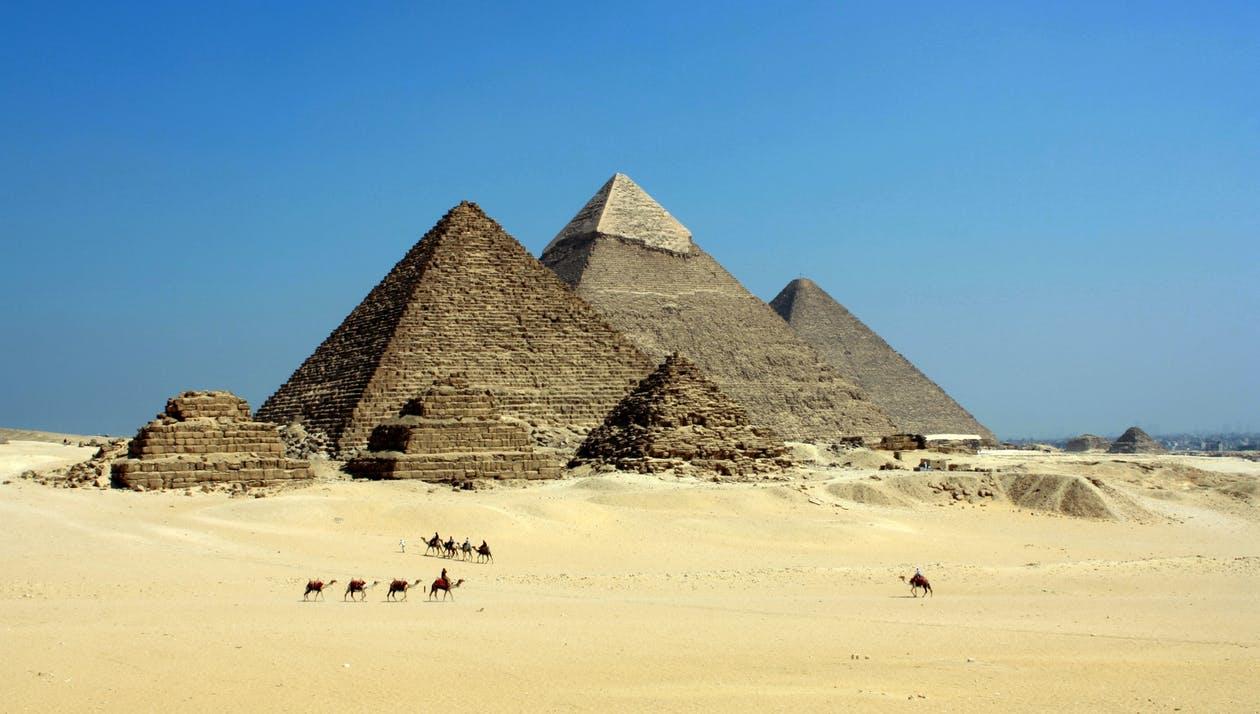
#> input picture sample.png, 1260 x 714 px
$ python main.py
#> lines starting #> are read from the running program, lines starting #| are printed output that depends on the picture; after the words box and inside, x2 and y2 are one past the last pixel; in counts of white or black regions, pixels touching at a corner belong together
### supor.py
import secrets
import numpy as np

# =============================================================================
# Step 1: S-Box Construction (Möbius Transformation over GF(2^8))
# Paper Section 3.1.1, Table 2
# f(x) = (45x + 25) / (8x + 4) over GF(2^8), P(n) = x^8+x^6+x^5+x^4+1
# The exact 256-entry lookup table is taken directly from Table 2 of the paper.
# Note: The paper's symbolic formula produces a collision at output value 183
# (missing 147), so the authoritative source is the published table itself.
# =============================================================================
def build_sbox():
    """Return the S-box defined in Table 2 of the SuPOR paper (Möbius / GF(2^8))."""
    sbox_table = [
        #  0    1    2    3    4    5    6    7    8    9   10   11   12   13   14   15
        90, 212, 174, 70,  15,  39, 209,  87,   0, 127,  66, 173,  46, 231, 255, 189,
        # 16   17   18   19   20   21   22   23   24   25   26   27   28   29   30   31
       137, 115, 124, 183, 236, 248, 191, 198, 175, 226,  24, 155,  86, 223, 150, 220,
        # 32   33   34   35   36   37   38   39   40   41   42   43   44   45   46   47
       121, 216,  77, 144,  47, 208, 120, 172,  93, 135, 188,  35,  68,  82, 103, 234,
        # 48   49   50   51   52   53   54   55   56   57   58   59   60   61   62   63
       163,  74,  28,  49, 143, 184, 119,  25, 160, 247,  17,  88, 204, 105, 101, 186,
        # 64   65   66   67   68   69   70   71   72   73   74   75   76   77   78   79
        91, 116,  22, 193,  80, 166, 197, 246, 187, 130,  96,  97,   5, 149,  21, 237,
        # 80   81   82   83   84   85   86   87   88   89   90   91   92   93   94   95
       113, 131,  11,  13,  34, 219,  69,  57,  58, 239, 123, 207,  29,  72, 138, 106,
        # 96   97   98   99  100  101  102  103  104  105  106  107  108  109  110  111
       200,  26, 170, 118, 146, 228,   9, 217, 134,  33, 148, 202, 240,  40, 125,   7,
        #112  113  114  115  116  117  118  119  120  121  122  123  124  125  126  127
       107,  43,  84,  16, 179, 222,   3, 182, 177,   6, 159, 111,  44,  55, 249,  89,
        #128  129  130  131  132  133  134  135  136  137  138  139  140  141  142  143
       213,  73, 136, 181,  51,  41,  32,  12,  27, 141, 224,  19, 199, 110, 142, 151,
        #144  145  146  147  148  149  150  151  152  153  154  155  156  157  158  159
        99,  20, 251,  30,  61, 133,  36,   1,  95, 158,  83, 227,  56,  92, 168, 129,
        #160  161  162  163  164  165  166  167  168  169  170  171  172  173  174  175
       242, 117,  59, 169,  31, 165, 162, 132, 122,  98, 180, 229,   2,  67, 190, 140,
        #176  177  178  179  180  181  182  183  184  185  186  187  188  189  190  191
        48, 221, 192, 201,  81, 178, 250, 241, 147,  79, 253,   8, 164,  53, 102,  65,
        #192  193  194  195  196  197  198  199  200  201  202  203  204  205  206  207
       195,   4, 206, 238, 114, 232, 100,  63, 176,  50, 254, 161,  38, 210, 128,  78,
        #208  209  210  211  212  213  214  215  216  217  218  219  220  221  222  223
       185, 157,  85,  62,  37, 225, 145, 214, 215, 139, 156,  71,  18, 108, 211, 194,
        #224  225  226  227  228  229  230  231  232  233  234  235  236  237  238  239
       196,  64, 152,  75, 112, 233, 218,  23, 235, 244, 104, 153, 167,  60, 109, 203,
        #240  241  242  243  244  245  246  247  248  249  250  251  252  253  254  255
       126, 205,  76,  10,  54,  94, 154,  52, 245, 230,  45,  14, 243, 252, 171,  42,
    ]
    return np.array(sbox_table, dtype=np.uint8)

def build_inverse_sbox(sbox):
    """Derive the inverse S-box for decryption (reverse lookup)."""
    inv = np.zeros(256, dtype=np.uint8)
    for i in range(256):
        inv[sbox[i]] = i
    return inv

# Pre-compute at module load
SBOX     = build_sbox()
INV_SBOX = build_inverse_sbox(SBOX)

def substitute_pixels(frame, sbox):
    """
    Step 1 – Pixel Substitution.
    Replaces every pixel value using the S-Box lookup table.
    Paper Pseudocode (Alg. 1): frame_pixels[i] ← pixel[frame_pixels[i]]
    Works on any shaped uint8 numpy array.
    """
    return sbox[frame]


# =============================================================================
# Step 2: Pixel Permutation
# Paper Section 3.2, Eq. (10)
# "The order and pattern of the substituted pixels were scattered without
#  repetition." — P_r(n, q) with n=q=len(pixels), i.e. a full permutation.
# Pseudocode: ind ← permutation(len(pix)); shuffle ← pix[ind].astype(uint8)
# The key is used as the PRNG seed so the same permutation is reproducible
# during decryption (simplest interpretation consistent with the one-time-key
# design of the paper).
# =============================================================================
def permute_pixels(flat_pixels, key):
    """
    Step 2 – Pixel Permutation.
    Scatter all pixels without repetition using a full P_r(n,n) permutation
    seeded by the encryption key.
    """
    rng = np.random.default_rng(key % (2**32))   # SeedSequence expects ≤ 128-bit
    ind = rng.permutation(len(flat_pixels))
    return flat_pixels[ind].astype(np.uint8)

def inverse_permute_pixels(shuffled, key):
    """
    Step 2 – Inverse Permutation for decryption.
    Reconstructs the original order by un-applying the same index permutation.
    """
    rng = np.random.default_rng(key % (2**32))
    ind = rng.permutation(len(shuffled))
    unshuffled = np.zeros_like(shuffled)
    # Place values back at original positions
    unshuffled[ind] = shuffled
    return unshuffled


# =============================================================================
# Step 3: Key Generation & Pixel XOR
# Paper Section 3.3, Eq. (11), (13)
# Key: k1 ⊕ k2 where k1, k2 are independent 64-bit CSPRNG values (secrets module).
# XOR: each pixel value p is XORed with key → pXOR = f_per ⊕ key
# Pseudocode: shuffle[index] ← values ⊕ key  (for each pixel vs. same key)
# The key is a 64-bit integer; pixel values are 8-bit. The paper applies the
# same 64-bit key integer to each pixel, which reduces to (key & 0xFF) per
# pixel because XOR is bit-level. Equivalently, cycling the 8 key-bytes across
# the array is identical. We use cyclic byte expansion (matches byte-array intent).
# =============================================================================
def generate_key():
    """
    Step 3 – CSPRNG Key Generation.
    Eq. (11): key = secrets.randbits(64) ⊕ secrets.randbits(64)
    Returns a single 64-bit integer.
    """
    k1 = secrets.randbits(64)
    k2 = secrets.randbits(64)
    return k1 ^ k2

def xor_pixels(flat_pixels, key):
    """
    Step 3 – Pixel XOR.
    Eq. (13): pXOR = f_per ⊕ key; result converted to byte array.
    The 64-bit key is split into 8 bytes and repeated cyclically to cover
    the full array. This is the simplest interpretation for visual data where
    each uint8 pixel is XORed with the corresponding key byte.
    XOR is its own inverse: calling this again with the same key undoes it.
    """
    key_bytes      = key.to_bytes(8, byteorder='big')
    key_tile       = np.resize(np.frombuffer(key_bytes, dtype=np.uint8), len(flat_pixels))
    return np.bitwise_xor(flat_pixels, key_tile)


# =============================================================================
# Step 4: Pixel Right Circular-Shift
# Paper Section 3.4, Eq. (14)
# Formula: f_cir → (n >> d) | (n << (bl - d))
# where n = byte value, d = 9, bl = byte-length = 8 bits.
# This is a BITWISE rotation of each individual byte value by d mod 8 = 1 bit.
# (Shifting 9 bits within an 8-bit byte wraps: effective shift = 9 mod 8 = 1.)
# The paper's bl=255 (length of byte array) appears as a typo/formatting issue;
# the formula structure (n>>d)|(n<<(...-d)) is the standard bitwise rotation.
# =============================================================================
def _ror8(value, d):
    """Right-rotate an 8-bit integer value by d bits."""
    d = d % 8
    return ((value >> d) | (value << (8 - d))) & 0xFF

def _rol8(value, d):
    """Left-rotate an 8-bit integer value by d bits (inverse of ror8)."""
    d = d % 8
    return ((value << d) | (value >> (8 - d))) & 0xFF

# Vectorised lookup tables for speed
_ROR_LUT = np.array([_ror8(v, 9) for v in range(256)], dtype=np.uint8)
_ROL_LUT = np.array([_rol8(v, 9) for v in range(256)], dtype=np.uint8)

def circular_shift(byte_array, d=9):
    """
    Step 4 – Right Circular-Shift.
    Eq. (14): Each byte value is right-rotated by d=9 bits (effective: 1 bit).
    Uses a pre-computed lookup table for efficiency.
    """
    return _ROR_LUT[byte_array]

def inverse_circular_shift(byte_array, d=9):
    """
    Step 4 – Inverse: Left-rotate each byte value to reverse Step 4.
    """
    return _ROL_LUT[byte_array]


# =============================================================================
# Step 5: Pixel Swap
# Paper Section 3.5, Eq. (15)
# f_swa → A, B = B, A
# Pseudocode: frame_swap[i], frame_swap[i+1] ← circular[i+1], circular[i]
# Swaps adjacent pairs (0,1), (2,3), (4,5), … throughout the array.
# Swap is its own inverse: applying it twice restores the original order.
# =============================================================================
def swap_pixels(byte_array):
    """
    Step 5 – Pixel Swap.
    Eq. (15): Swap every adjacent pair (i, i+1) for i = 0, 2, 4, …
    Works in-place on a copy using numpy reshaping for efficiency.
    If array length is odd the final element is left unchanged (no pair).
    """
    swapped = byte_array.copy()
    n = len(swapped)
    # Vectorised swap of all even/odd index pairs
    even = n // 2 * 2          # largest even ≤ n
    swapped[:even:2], swapped[1:even:2] = swapped[1:even:2].copy(), swapped[:even:2].copy()
    return swapped


# =============================================================================
# Full Encryption
# Paper Fig. 1, Algorithm 1, Section 3
# Order: Substitution → Permutation → XOR → Right-Circular-Shift → Swap
# =============================================================================
def supor_encrypt(frame, key):
    """
    Encrypt a frame with the SuPOR stream cipher.

    Args:
        frame : numpy.ndarray  uint8, any shape (H×W or H×W×C)
        key   : int            64-bit one-time key from generate_key()

    Returns:
        Encrypted frame of the same shape and dtype as input.
    """
    orig_shape = frame.shape

    # Step 1 – Substitution
    substituted = substitute_pixels(frame, SBOX)

    # Step 2 – Permutation (operate on flat array)
    flat = substituted.flatten()
    permuted = permute_pixels(flat, key)

    # Step 3 – XOR + convert to byte array
    xored = xor_pixels(permuted, key)

    # Step 4 – Right Circular-Shift of each byte value
    shifted = circular_shift(xored, d=9)

    # Step 5 – Swap adjacent bytes
    swapped = swap_pixels(shifted)

    return swapped.reshape(orig_shape)


# =============================================================================
# Full Decryption
# Paper Section 3.6: "the reverse of its encryption process"
# Reverse order: Swap → Left-Circular-Shift → XOR → Inverse-Permutation → Inverse-Substitution
# =============================================================================
def supor_decrypt(encrypted_frame, key):
    """
    Decrypt a SuPOR-encrypted frame.

    Args:
        encrypted_frame : numpy.ndarray  uint8, same shape as the original
        key             : int            the same 64-bit key used for encryption

    Returns:
        Decrypted frame (should be byte-identical to the original plaintext).
    """
    orig_shape = encrypted_frame.shape
    flat = encrypted_frame.flatten()

    # Reverse Step 5 – Swap (self-inverse)
    unswapped = swap_pixels(flat)

    # Reverse Step 4 – Left Circular-Shift
    unshifted = inverse_circular_shift(unswapped, d=9)

    # Reverse Step 3 – XOR (self-inverse)
    unxored = xor_pixels(unshifted, key)

    # Reverse Step 2 – Inverse Permutation
    unpermuted = inverse_permute_pixels(unxored, key)

    # Reverse Step 1 – Inverse Substitution
    decrypted = substitute_pixels(unpermuted, INV_SBOX)

    return decrypted.reshape(orig_shape)

### metrics.py
import numpy as np
import math
import matplotlib.pyplot as plt


def compute_entropy(image):
    """
    Shannon entropy of an image frame.
    Paper Section 5.3.2, Eq. (20):
        H(Y) = -sum_{i=0}^{x-1} p(i) * log2(p(i))
    where x = number of grey levels (256 for 8-bit), p(i) = probability of
    grey level i.  Entropy is computed on the grayscale (flattened) histogram;
    the ideal maximum for a random 8-bit image is 8.0 bits.
    range=(0, 256) ensures all 256 values [0…255] are captured correctly.
    """
    histogram, _ = np.histogram(image.flatten(), bins=256, range=(0, 256))
    total = float(np.sum(histogram))
    probabilities = histogram / total
    entropy = -np.sum([p * math.log2(p) for p in probabilities if p > 0])
    return entropy


def compute_npcr(img1, img2):
    """
    Number of Pixel Changing Rate (NPCR).
    Paper Section 5.2.6, Eq. (18):
        NPCR(fe, fe*) = [sum P(i,j) / T] * 100
        P(i,j) = 0  if fe(i,j) == fe*(i,j),  else 1
    where T = total pixel count.
    Both images must have identical shape.  For colour images all channels
    are compared element-wise (same as the paper's per-pixel definition).
    Ideal: ≥ 99%.
    """
    img1 = np.asarray(img1, dtype=np.float64)
    img2 = np.asarray(img2, dtype=np.float64)
    if img1.shape != img2.shape:
        raise ValueError("NPCR: images must have the same shape.")
    diff = (img1 != img2).astype(np.float64)
    return np.mean(diff) * 100.0


def compute_uaci(img1, img2):
    """
    Unified Average Changing Intensity (UACI).
    Paper Section 5.2.6, Eq. (19):
        UACI(fe, fe*) = (1/T) * [sum |fe(i,j) - fe*(i,j)| / HPV] * 100
    where HPV = 255 (highest pixel value).
    Ideal: ≥ 33%.
    """
    img1 = np.asarray(img1, dtype=np.float64)
    img2 = np.asarray(img2, dtype=np.float64)
    if img1.shape != img2.shape:
        raise ValueError("UACI: images must have the same shape.")
    diff = np.abs(img1 - img2) / 255.0
    return np.mean(diff) * 100.0


def compute_adjacent_correlation(image, num_samples=5000):
    """
    Pearson correlation coefficient between horizontally adjacent pixel pairs.
    Paper Section 5.3.4, Eq. (23):
        r = sum((xi - x̄)(yi - ȳ)) / sqrt(sum(xi-x̄)^2 * sum(yi-ȳ)^2)
    For a colour image the first channel (R) is used, matching the paper's
    greyscale histogram approach for video frame analysis.
    Adjacent pixel pairs: (x, y) and (x+1, y) across rows (horizontal).
    Ideal encrypted value: r ≈ 0 (no correlation).
    """
    # Work on 2D (grayscale view): if colour, use luminance channel
    if image.ndim == 3:
        gray = image[:, :, 0]     # use R channel for consistency
    else:
        gray = image

    h, w = gray.shape
    rng = np.random.default_rng(42)   # fixed seed for reproducibility

    # Sample random horizontal pairs (x, y) vs (x+1, y)
    max_pairs = (h * (w - 1))
    n = min(num_samples, max_pairs)

    rows = rng.integers(0, h, size=n)
    cols = rng.integers(0, w - 1, size=n)

    x_vals = gray[rows, cols].astype(np.float64)
    y_vals = gray[rows, cols + 1].astype(np.float64)

    correlation = np.corrcoef(x_vals, y_vals)[0, 1]
    return correlation


def plot_histograms(original, encrypted, filename="histograms.png"):
    """
    Histogram analysis as in Paper Section 5.3.1 / Table 13.
    Plots pixel intensity distributions for original and encrypted frames
    side by side.  A well-encrypted frame should have a flat (uniform)
    histogram, distinct from the non-uniform original.
    """
    fig, axes = plt.subplots(1, 2, figsize=(12, 5))

    axes[0].hist(original.flatten(), bins=256, range=(0, 256),
                 color='steelblue', alpha=0.85, edgecolor='none')
    axes[0].set_title('Original Frame – Histogram', fontsize=13)
    axes[0].set_xlabel('Pixel Intensity (0–255)')
    axes[0].set_ylabel('Frequency')
    axes[0].set_xlim([0, 255])

    axes[1].hist(encrypted.flatten(), bins=256, range=(0, 256),
                 color='firebrick', alpha=0.85, edgecolor='none')
    axes[1].set_title('Encrypted Frame – Histogram', fontsize=13)
    axes[1].set_xlabel('Pixel Intensity (0–255)')
    axes[1].set_ylabel('Frequency')
    axes[1].set_xlim([0, 255])

    plt.suptitle('SuPOR Histogram Analysis', fontsize=15, fontweight='bold')
    plt.tight_layout()
    plt.savefig(filename, dpi=150)
    plt.close()
    print(f"Saved histogram plot → {filename}")

### main.py
import numpy as np
import urllib.request
from PIL import Image
import os
import supor
import metrics


# =============================================================================
# Image Preparation
# =============================================================================
def load_image(path, mode="RGB"):
    """
    Load an image from disk and convert it to the desired mode.
    Args:
        path : str   path to the image file
        mode : str   'RGB' for colour testing, 'L' for greyscale
    Returns:
        numpy.ndarray of dtype uint8
    """
    img = Image.open(path).convert(mode)
    return np.array(img, dtype=np.uint8)

def download_sample_image(filename="sample.png"):
    """Download a sample PNG image if not already present locally."""
    if not os.path.exists(filename):
        # Publicly available Giza Pyramids image (Wikimedia Commons)
        url = (
            "https://upload.wikimedia.org/wikipedia/commons/c/c0/"
            "Giza_Pyramids_-%D8%A3%D9%87%D8%B1%D8%A7%D9%85%D8%A7%D8%AA"
            "_%D8%A7%D9%84%D8%AC%D9%8A%D8%B2%D8%A9.png"
        )
        print(f"Downloading sample image → {filename} …")
        req = urllib.request.Request(url, headers={"User-Agent": "Mozilla/5.0"})
        with urllib.request.urlopen(req) as resp, open(filename, "wb") as f:
            f.write(resp.read())


# =============================================================================
# Main
# =============================================================================
def main():
    # ------------------------------------------------------------------
    # 1. Prepare frame
    # ------------------------------------------------------------------
    download_sample_image("sample.png")

    IMAGE_MODE = "RGB"          # Change to "L" for greyscale
    RESIZE     = (256, 256)     # Resize for consistent & fast testing

    frame = load_image("sample.png", mode=IMAGE_MODE)
    if RESIZE:
        img_pil = Image.fromarray(frame)
        img_pil = img_pil.resize(RESIZE)
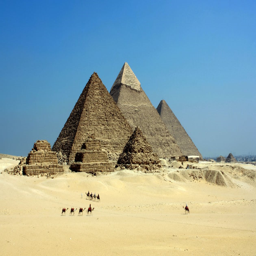
#> img_pil: PIL image 256x256 RGB; mean R, G, B 143.3, 164.9, 164.3
        frame = np.array(img_pil, dtype=np.uint8)

    print(f"Original frame  shape : {frame.shape}  dtype : {frame.dtype}")
#| Original frame  shape : (256, 256, 3)  dtype : uint8

    # Save original for visual reference
    Image.fromarray(frame).save("original.png")

    # ------------------------------------------------------------------
    # 2. Key generation (Paper Sec. 3.3.1 / Eq. 11)
    # ------------------------------------------------------------------
    key = supor.generate_key()
    print(f"64-bit one-time key   : {key}")

    # ------------------------------------------------------------------
    # 3. Encryption (Paper Sec. 3, Algorithm 1)
    # ------------------------------------------------------------------
    print("Encrypting …")
    encrypted_frame = supor.supor_encrypt(frame, key)
#> in substitute_pixels, `return sbox[frame]`:
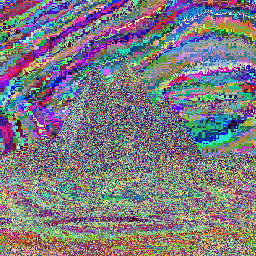
#> returned value: shape (256, 256, 3); mean of channels 0, 1, 2 124.9, 122.1, 129.3; drawn as R, G, B
#> in swap_pixels, `n = len(swapped)`: n = 196608
#> in supor_encrypt, `return swapped.reshape(orig_shape)`:
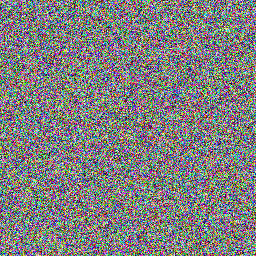
#> returned value: shape (256, 256, 3); mean of channels 0, 1, 2 127.4, 126.7, 127; drawn as R, G, B

    # Must save as lossless PNG — any lossy format (JPEG) would corrupt
    # the cipher-text and prevent correct decryption.
    Image.fromarray(encrypted_frame).save("encrypted.png")
    print("Saved encrypted image → encrypted.png")

    # ------------------------------------------------------------------
    # 4. Decryption (Paper Sec. 3.6 — reverse of encryption)
    # ------------------------------------------------------------------
    print("Decrypting …")
    decrypted_frame = supor.supor_decrypt(encrypted_frame, key)
    Image.fromarray(decrypted_frame).save("decrypted.png")
    print("Saved decrypted image → decrypted.png")

    # ------------------------------------------------------------------
    # 5. Correctness check
    # ------------------------------------------------------------------
    if np.array_equal(frame, decrypted_frame):
        print("\n✓  SUCCESS — Decrypted frame is a perfect bit-exact match of the original.")
    else:
        diff_count = np.sum(frame != decrypted_frame)
        print(f"\n✗  ERROR   — {diff_count} pixels differ between original and decrypted frame.")

    # ------------------------------------------------------------------
    # 6. Evaluation metrics (Paper Sec. 5.2.6, 5.3.2, 5.3.4)
    # ------------------------------------------------------------------
    print("\n--- Evaluation Metrics (Paper Definitions) ---")

    # Entropy (Sec 5.3.2, Eq. 20)
    entropy_enc = metrics.compute_entropy(encrypted_frame)
#> in compute_entropy, `histogram, _ = np.histogram(image.flatten(), bins=256, range=(0, 256))`: histogram = 256 values, max 1348 at index 87, min 334 at index 97, mean 768
#> in compute_entropy, `total = float(np.sum(histogram))`: total = 196608
#> in compute_entropy, `probabilities = histogram / total`: probabilities = 256 values, max 0.00686 at index 87, min 0.0017 at index 97, mean 0.00391
#> in compute_entropy, `entropy = -np.sum([p * math.log2(p) for p in probabilities if p > 0])`: entropy = 7.96
#> entropy_enc = 7.96
    entropy_dec = metrics.compute_entropy(frame)
#> entropy_dec = 7.62

    # NPCR & UACI (Sec 5.2.6, Eq. 18-19)
    # Flip exactly one LSB of one pixel, keep the same key
    diff_frame            = frame.copy()
    diff_frame[0, 0, 0]   = diff_frame[0, 0, 0] ^ 1   # flip 1 bit
#> diff_frame: shape (256, 256, 3); under 0.01% of pixels changed, all inside (x1, y1, x2, y2) = (0, 0, 1, 1)
    diff_encrypted         = supor.supor_encrypt(diff_frame, key)

    npcr = metrics.compute_npcr(encrypted_frame, diff_encrypted)
#> npcr = 0.000509
    uaci = metrics.compute_uaci(encrypted_frame, diff_encrypted)
#> uaci = 0.000331

    # Spatial adjacent-pixel correlation (Sec 5.3.4, Eq. 23)
    corr_orig = metrics.compute_adjacent_correlation(frame)
#> in compute_adjacent_correlation, `gray = image[:, :, 0]`:
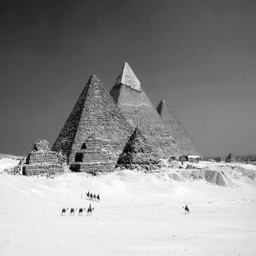
#> gray: shape (256, 256); min 0, max 255, mean 143.3
#> (the rest of the program and of its run is left out)
